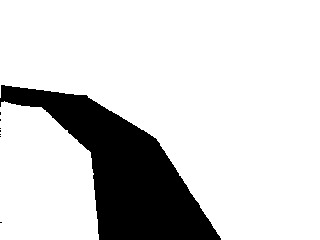
#> input picture Screenshots/index.jpg, 320 x 240 px
$ python edgeDetection.py
#> lines starting #> are read from the running program, lines starting #| are printed output that depends on the picture; after the words box and inside, x2 and y2 are one past the last pixel; in counts of white or black regions, pixels touching at a corner belong together
### Settings/DebugUtils.py
import time
import numpy


class DebugUtils:

    @staticmethod
    def start_timer():
        return DebugUtils.Timer()

    @staticmethod
    def stop_timer(timer, function_name):
        timer.stop_timer(function_name)

    class Timer:
        start_time = None

        def __init__(self):
            self.start_time = time.time()

        def stop_timer(self, function_name=""):
            elapsed_time = time.time() - self.start_time
            print('{:s} function took {:.3f} ms'.format(function_name, elapsed_time * 1000.0))

    # [5 lines left out: function unique_count, not called in this run]

### Engines/LaneTracking/edgeDetection.py
import cv2
import numpy as np
from PIL import Image
from Engines.LaneTracking.PixelRow import PixelRow
from Engines.LaneTracking.LaneAnalyzer import LaneAnalyzer
from Settings.DebugUtils import DebugUtils


def show_pixel_line(title, line):
    lines = []

    for i in range(0, 30):
        lines.append(line)

    np_lines = np.array(lines)

    cv2.imshow(title, np_lines)


# [6 lines of commented-out code are left out]
pil_img = Image.open('./../../Screenshots/index.jpg')
#> pil_img is the input picture: PIL image 320x240 RGB; min 0, max 255, mean 210.5
# pil_img.show()

# start calc
timer = DebugUtils.start_timer()

img = np.array(pil_img)

canny = cv2.Canny(img, 100, 200)
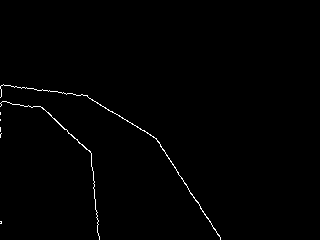
#> canny: shape (240, 320); 0.72% white in thin lines or dots, all inside (x1, y1, x2, y2) = (0, 84, 221, 240)

# crop image
canny = canny[:, 40:280]
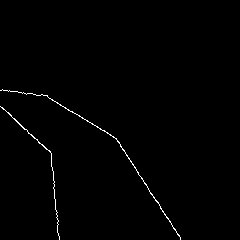
#> canny: shape (240, 240); 0.76% white in thin lines or dots, all inside (x1, y1, x2, y2) = (0, 89, 181, 240)

#> (the run stopped early here; a loop or call above may not have finished)

$ run again, with Screenshots/Screenshot-2018-09-11-09-30-24.jpg copied over Screenshots/index.jpg
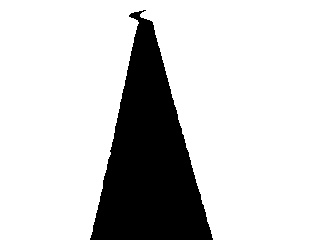
#> input picture Screenshots/Screenshot-2018-09-11-09-30-24.jpg, 320 x 240 px
#> pil_img is the input picture: PIL image 320x240 L; min 0, max 255, mean 205.6
#> `canny = cv2.Canny(img, 100, 200)`:
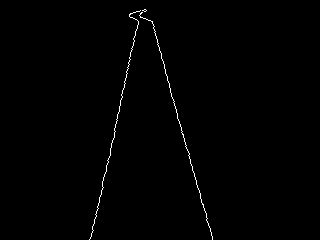
#> canny: shape (240, 320); 0.64% white in thin lines or dots, all inside (x1, y1, x2, y2) = (89, 9, 213, 240)
#> `canny = canny[:, 40:280]`:
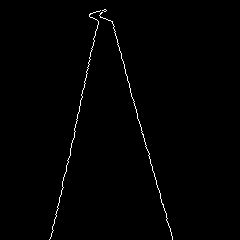
#> canny: shape (240, 240); 0.85% white in thin lines or dots, all inside (x1, y1, x2, y2) = (49, 9, 173, 240)

$ run again, with Screenshots/Screenshot-2018-09-11-09-30-39.jpg copied over Screenshots/index.jpg
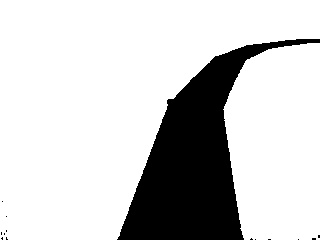
#> input picture Screenshots/Screenshot-2018-09-11-09-30-39.jpg, 320 x 240 px
#> pil_img is the input picture: PIL image 320x240 L; min 0, max 255, mean 205.1
#> `canny = cv2.Canny(img, 100, 200)`:
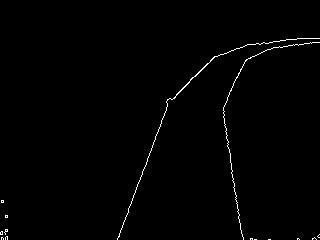
#> canny: shape (240, 320); 0.87% white in thin lines or dots, all inside (x1, y1, x2, y2) = (0, 38, 320, 240)
#> `canny = canny[:, 40:280]`:
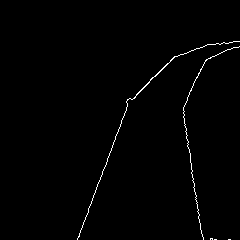
#> canny: shape (240, 240); 0.91% white in thin lines or dots, all inside (x1, y1, x2, y2) = (77, 41, 240, 240)
